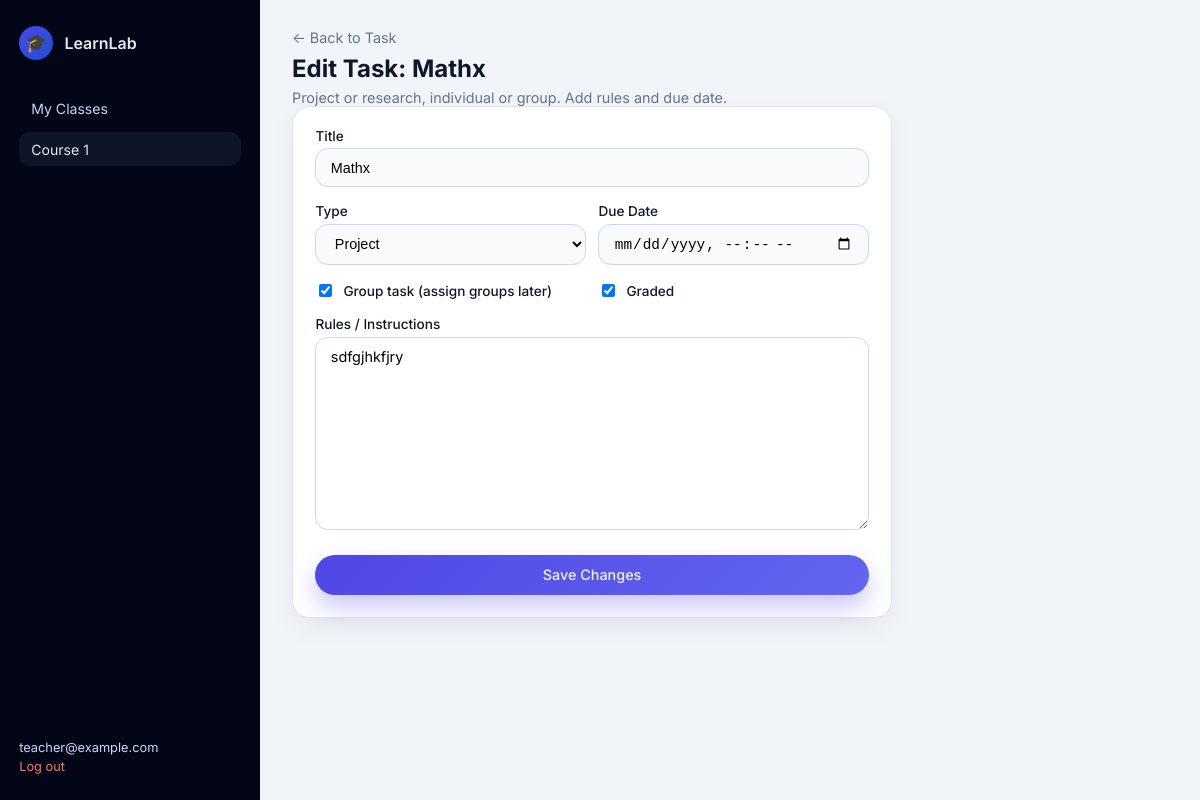
Screenshot of /teacher/tasks/4/edit/ (signed in) with the database file from the repository.
### core/models.py (models this page shows, shortened)
class Course(models.Model):
    classroom = models.ForeignKey(
        Classroom,
        on_delete=models.CASCADE,
        related_name="courses",
        null=True,
        blank=True,
    )
    name = models.CharField(max_length=200)
    description = models.TextField(blank=True)
    created_at = models.DateTimeField(auto_now_add=True)
    class Meta:
        ordering = ["-created_at"]

class User(AbstractUser):
    class Roles(models.TextChoices):
        ADMIN = "ADMIN", "Admin"
        TEACHER = "TEACHER", "Teacher"
        STUDENT = "STUDENT", "Student"
    role = models.CharField(
        max_length=20,
        choices=Roles.choices,
        default=Roles.STUDENT,
    )
    student_class = models.ForeignKey(
        "Classroom",
        on_delete=models.SET_NULL,
        null=True,
        blank=True,
        related_name="students",
    )

class Task(models.Model):
    class TaskType(models.TextChoices):
        PROJECT = "PROJECT", "Project"
        RESEARCH = "RESEARCH", "Research"
    class GradingMode(models.TextChoices):
        PERCENTAGE = "PERCENTAGE", "Percentage"
        POINTS = "POINTS", "Points"
    course = models.ForeignKey(Course, on_delete=models.CASCADE, related_name="tasks")
    title = models.CharField(max_length=200)
    task_type = models.CharField(max_length=20, choices=TaskType.choices, default=TaskType.PROJECT)
    rules = models.TextField(blank=True, help_text="Instructions and rules for the task")
    is_group_task = models.BooleanField(default=False)
    is_graded = models.BooleanField(default=False)
    grading_mode = models.CharField(
        max_length=20,
        choices=GradingMode.choices,
        default=GradingMode.PERCENTAGE,
    )
    max_score = models.DecimalField(max_digits=6, decimal_places=2, default=100)
    due_date = models.DateTimeField(null=True, blank=True)
    created_by = models.ForeignKey(
        settings.AUTH_USER_MODEL,
        on_delete=models.SET_NULL,
        null=True,
        related_name="created_tasks",
    )
    created_at = models.DateTimeField(auto_now_add=True)
    class Meta:
        ordering = ["-created_at"]

### core/views.py (the view)
    def wrapped(request: HttpRequest, *args, **kwargs):
        user: User = request.user  # type: ignore[assignment]
        if not user.is_authenticated or user.role != User.Roles.TEACHER:
            messages.error(request, "You do not have access to this page.")
            return redirect("login")
        return view(request, *args, **kwargs)

### core/forms.py
class TaskForm(forms.ModelForm):
    class Meta:
        model = Task
        fields = ["title", "task_type", "rules", "is_group_task", "is_graded", "due_date"]
        widgets = {
            "due_date": forms.DateTimeInput(attrs={"type": "datetime-local"}),
        }

### core/views.py (called while the page is built)
def _require_teacher(view):
    def wrapped(request: HttpRequest, *args, **kwargs):
        user: User = request.user  # type: ignore[assignment]
        if not user.is_authenticated or user.role != User.Roles.TEACHER:
            messages.error(request, "You do not have access to this page.")
            return redirect("login")
        return view(request, *args, **kwargs)
    return wrapped

@login_required
@_require_teacher
@require_http_methods(["GET", "POST"])
def teacher_task_edit(request: HttpRequest, task_id: int) -> HttpResponse:
    task = get_object_or_404(Task, pk=task_id)
    if request.user not in task.course.classroom.teachers.all():
        messages.error(request, "You are not assigned to this class.")
        return redirect("teacher_dashboard")
    if request.method == "POST":
        form = TaskForm(request.POST, instance=task)
        if form.is_valid():
            form.save()
            messages.success(request, "Task updated.")
            return redirect("teacher_task_detail", task_id=task.pk)
    else:
        form = TaskForm(instance=task)
    return render(request, "core/teacher_task_form.html", {"form": form, "course": task.course, "task": task})

### templates/core/teacher_task_form.html (shortened to what this page needs)
{% extends "core/base.html" %}
{% block body_class %}page-dashboard page-dashboard-teacher{% endblock %}
{% block content %}
<div class="dashboard-layout">
    <aside class="sidebar">
        <div class="sidebar-brand">
            <span class="sidebar-logo-circle">🎓</span>
            <span class="sidebar-title">LearnLab</span>
        </div>
        <nav class="sidebar-nav">
            <a href="{% url 'teacher_dashboard' %}" class="sidebar-link">My Classes</a>
            <a href="{% url 'teacher_course_detail' course.pk %}" class="sidebar-link sidebar-link-active">{{ course.name }}</a>
        </nav>
        <div class="sidebar-footer">
            <span class="sidebar-user">{{ request.user.get_full_name|default:request.user.username }}</span>
            <a href="{% url 'logout' %}" class="sidebar-logout">Log out</a>
        </div>
    </aside>
    <main class="dashboard-main">
        <header class="dashboard-header">
            {% if task %}
                <a href="{% url 'teacher_task_detail' task.pk %}" class="back-link">← Back to Task</a>
                <h1>Edit Task: {{ task.title }}</h1>
            {% else %}
                <a href="{% url 'teacher_course_detail' course.pk %}" class="back-link">← Back to {{ course.name }}</a>
                <h1>Create Task</h1>
            {% endif %}
            <p>Project or research, individual or group. Add rules and due date.</p>
        </header>
        <section class="card" style="max-width: 600px;">
            <form method="post" class="stacked-form">
                <div class="form-field">
                    <label for="{{ form.title.id_for_label }}">Title</label>
                    {{ form.title }}
                </div>
                <div class="form-row">
                    <div class="form-field">
                        <label for="{{ form.task_type.id_for_label }}">Type</label>
                        {{ form.task_type }}
                    </div>
                    <div class="form-field">
                        <label for="{{ form.due_date.id_for_label }}">Due Date</label>
                        {{ form.due_date }}
                    </div>
                </div>
                <div class="form-row">
                    <div class="form-field">
                        <label class="checkbox-label">{{ form.is_group_task }} Group task (assign groups later)</label>
                    </div>
                    <div class="form-field">
                        <label class="checkbox-label">{{ form.is_graded }} Graded</label>
                    </div>
                </div>
                <div class="form-field">
                    <label for="{{ form.rules.id_for_label }}">Rules / Instructions</label>
                    {{ form.rules }}
                </div>
                <button type="submit" class="btn btn-primary">{% if task %}Save Changes{% else %}Create Task{% endif %}</button>
            </form>
        </section>
    </main>
</div>
{% endblock %}

### static/css/learnlab.css (style rules this page uses)
*, *::before, *::after { box-sizing: border-box; }
html, body { margin: 0; padding: 0; height: 100%; font-family: "Inter", system-ui, -apple-system, BlinkMacSystemFont, "Segoe UI", sans-serif; color: #0f172a; background: #f1f5f9; }
a { color: inherit; text-decoration: none; }
button { font-family: inherit; }
.form-field { display: flex; flex-direction: column; gap: 0.3rem; }
.form-field label { font-size: 0.85rem; font-weight: 500; color: #0f172a; }
.form-field input, .form-field select { border-radius: 0.8rem; border: 1px solid #cbd5f5; padding: 0.65rem 0.9rem; font-size: 0.9rem; outline: none; transition: border-color 0.15s ease, box-shadow 0.15s ease, background 0.15s; background: #f9fafb; }
.btn { border-radius: 999px; border: none; display: inline-flex; align-items: center; justify-content: center; gap: 0.5rem; padding: 0.7rem 1.4rem; font-size: 0.9rem; font-weight: 500; cursor: pointer; transition: transform 0.08s ease, box-shadow 0.08s ease, background 0.08s, color 0.08s; }
.btn-primary { background: linear-gradient(135deg, #4f46e5, #6366f1); color: #eef2ff; box-shadow: 0 12px 24px rgba(79, 70, 229, 0.3); width: 100%; margin-top: 0.6rem; }
.page-dashboard { min-height: 100vh; }
.dashboard-layout { min-height: 100vh; display: grid; grid-template-columns: 260px minmax(0, 1fr); }
.sidebar { background: #020617; color: #e5e7eb; padding: 1.6rem 1.2rem; display: flex; flex-direction: column; gap: 1.4rem; }
.sidebar-brand { display: flex; align-items: center; gap: 0.7rem; }
.sidebar-logo-circle { width: 34px; height: 34px; border-radius: 999px; display: flex; align-items: center; justify-content: center; background: radial-gradient(circle at top left, #4f46e5, #1d4ed8); font-size: 1.1rem; }
.sidebar-title { font-weight: 600; font-size: 1rem; }
.sidebar-nav { display: flex; flex-direction: column; gap: 0.35rem; margin-top: 0.6rem; }
.sidebar-link { font-size: 0.88rem; padding: 0.55rem 0.75rem; border-radius: 0.7rem; color: #cbd5f5; }
.sidebar-link-active, .sidebar-link:hover { background: rgba(15, 23, 42, 0.9); color: #e5e7eb; }
.sidebar-footer { margin-top: auto; font-size: 0.8rem; display: flex; flex-direction: column; gap: 0.25rem; }
.sidebar-user { color: #cbd5f5; }
.sidebar-logout { color: #f97373; }
.dashboard-main { padding: 1.7rem 2rem 2.5rem; }
.dashboard-header h1 { margin: 0 0 0.35rem; font-size: 1.5rem; }
.dashboard-header p { margin: 0; font-size: 0.9rem; color: #64748b; }
.card { background: #ffffff; border-radius: 1.1rem; padding: 1.3rem 1.4rem 1.4rem; box-shadow: 0 10px 30px rgba(15, 23, 42, 0.05); border: 1px solid rgba(148, 163, 184, 0.28); }
.stacked-form { display: flex; flex-direction: column; gap: 1rem; }
.form-row { display: grid; grid-template-columns: repeat(2, minmax(0, 1fr)); gap: 0.8rem; }
.back-link { display: inline-block; font-size: 0.9rem; color: #64748b; margin-bottom: 0.5rem; }
.checkbox-label { display: flex; align-items: center; gap: 0.5rem; cursor: pointer; font-weight: 400; }
.form-field textarea { border-radius: 0.8rem; border: 1px solid #cbd5f5; padding: 0.65rem 0.9rem; font-size: 0.9rem; font-family: inherit; min-height: 100px; resize: vertical; }

### rows the page displays
Course: name "Course 1"
User: user.get_full_name "teacher@example.com"
Task: title "Mathx", task_type "Project", is_group_task "☑", is_graded "☑", rules "sdfgjhkfjry"
